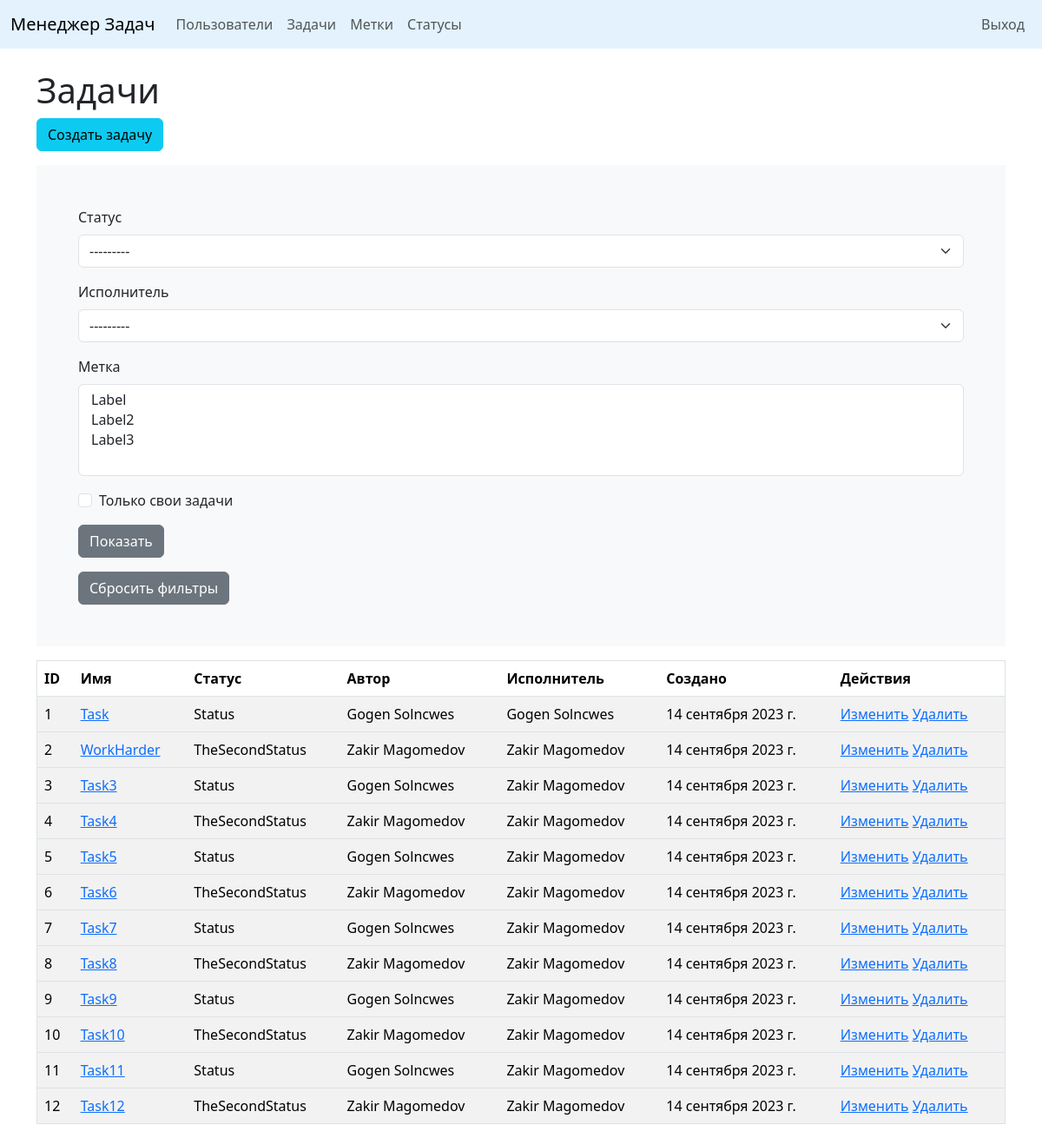
Page /tasks/ (signed in) on the committed database.
### task_manager/tasks/models.py (models this page shows, shortened)
class Task(models.Model):
    name = models.CharField(max_length=255,
                            unique=True,
                            verbose_name=_('Name'))
    description = models.TextField(verbose_name=_('Description'))
    status = models.ForeignKey(Status,
                               on_delete=models.PROTECT,
                               related_name='status',
                               verbose_name=_('Status'))
    labels = models.ManyToManyField(Label,
                                    blank=True,
                                    related_name='labels',
                                    verbose_name=_('Label'))
    creator = models.ForeignKey(User,
                                related_name='task_creator',
                                on_delete=models.PROTECT,
                                blank=False,
                                verbose_name=_('Creator'))
    executor = models.ForeignKey(User,
                                 null=True,
                                 blank=True,
                                 related_name='task_executor',
                                 on_delete=models.PROTECT,
                                 verbose_name=_('Executor'))
    created_at = models.DateField(auto_now_add=True, verbose_name=_('Created at'))

### task_manager/statuses/models.py (models this page shows)
class Status(models.Model):
    name = models.CharField(max_length=255,
                            unique=True,
                            verbose_name=_('Name'))
    description = models.CharField(max_length=255,
                                   verbose_name=_('Description'))
    created_at = models.DateField(auto_now_add=True, verbose_name=_('Created at'))
    def __str__(self):
        return self.name

### task_manager/users/models.py (models this page shows)
class User(AbstractUser):
    def __str__(self):
        if self.first_name and self.last_name:
            return f'{self.first_name} {self.last_name}'
        return self.username

### task_manager/tasks/views.py (the view)
# urls.py: path('', TasksListView.as_view(), name='tasks_list'),
class TasksListView(LoginRequiredMixin, FilterView):
    model = Task
    filterset_class = TaskFilter
    template_name = 'tasks/tasks.html'
    context_object_name = 'tasks'

### task_manager/labels/models.py (called while the page is built)
    def __str__(self):
        return self.name

### task_manager/templates/tasks/tasks.html
{% extends 'for_import/base.html' %}
{% load i18n %}
{% load django_bootstrap5 %}
{% block content %}
<div class="container mt-4">
    <h1>{% translate "Tasks" %}</h1>
    <a href="{% url 'create_task' %}"><button class="btn btn-info mb-3">{% translate "Add task" %}</button></a>
    <div class="contanter bg-light p-5 mb-3">
        <form method="get">
            {% bootstrap_form filter.form %}
        <input type="submit" class="btn btn-secondary" value='{% translate "Show" %}'/>
        </form>
        <a href="{% url 'tasks_list' %}"><button class="btn btn-secondary mt-3">{% translate "Reset filter" %}</button></a>
    </div>
    {% if tasks %}
    <table class="table table-striped border">
        <thead>
            <tr>
                <th>ID</th>
                <th>{% translate "Name" %}</th>
                <th>{% translate "Status" %}</th>
                <th>{% translate "Author" %}</th>
                <th>{% translate "Executor" %}</th>
                <th>{% translate "Created_at" %}</th>
                <th>{% translate "Operation" %}</th>
            </tr>
        </thead>
        {% for task in tasks %}
        <tbody>
        <tr>
            <td>{{ task.id }}</td>
            <td><a href="{% url 'detail_task' task.id %}">{{ task.name }}</a></td>
            <td>{{ task.status }}</td>
            <td>{{ task.creator }}</td>
            <td>
                {% if task.executor %}
                    {{ task.executor }}
                {% endif %}
            </td>
            <td>{{ task.created_at }}</td>
            <td>
                <a href="{% url 'update_task' task.id %}">{% translate "Edit" %}</a>
                <a href="{% url 'delete_task' task.id %}">{% translate "Delete" %}</a>
            </td>
        </tr>
        {% endfor %}
        </tbody>
    </table>
    {% else %}
        <h1>{% translate "No tasks" %}</h1>
    {% endif %}
</div>
{% endblock %}

### rows in the picture
Task: id "1", name "Task", status "Status", creator "Gogen Solncwes", executor "Gogen Solncwes", created_at "14 сентября 2023 г."
Task: id "2", name "WorkHarder", status "TheSecondStatus", creator "Zakir Magomedov", executor "Zakir Magomedov", created_at "14 сентября 2023 г."
Task: id "3", name "Task3", status "Status", creator "Gogen Solncwes", executor "Zakir Magomedov", created_at "14 сентября 2023 г."
Task: id "4", name "Task4", status "TheSecondStatus", creator "Zakir Magomedov", executor "Zakir Magomedov", created_at "14 сентября 2023 г."
Task: id "5", name "Task5", status "Status", creator "Gogen Solncwes", executor "Zakir Magomedov", created_at "14 сентября 2023 г."
Task: id "6", name "Task6", status "TheSecondStatus", creator "Zakir Magomedov", executor "Zakir Magomedov", created_at "14 сентября 2023 г."
Task: id "7", name "Task7", status "Status", creator "Gogen Solncwes", executor "Zakir Magomedov", created_at "14 сентября 2023 г."
Task: id "8", name "Task8", status "TheSecondStatus", creator "Zakir Magomedov", executor "Zakir Magomedov", created_at "14 сентября 2023 г."
Task: id "9", name "Task9", status "Status", creator "Gogen Solncwes", executor "Zakir Magomedov", created_at "14 сентября 2023 г."
Task: id "10", name "Task10", status "TheSecondStatus", creator "Zakir Magomedov", executor "Zakir Magomedov", created_at "14 сентября 2023 г."
Task: id "11", name "Task11", status "Status", creator "Gogen Solncwes", executor "Zakir Magomedov", created_at "14 сентября 2023 г."
Task: id "12", name "Task12", status "TheSecondStatus", creator "Zakir Magomedov", executor "Zakir Magomedov", created_at "14 сентября 2023 г."
